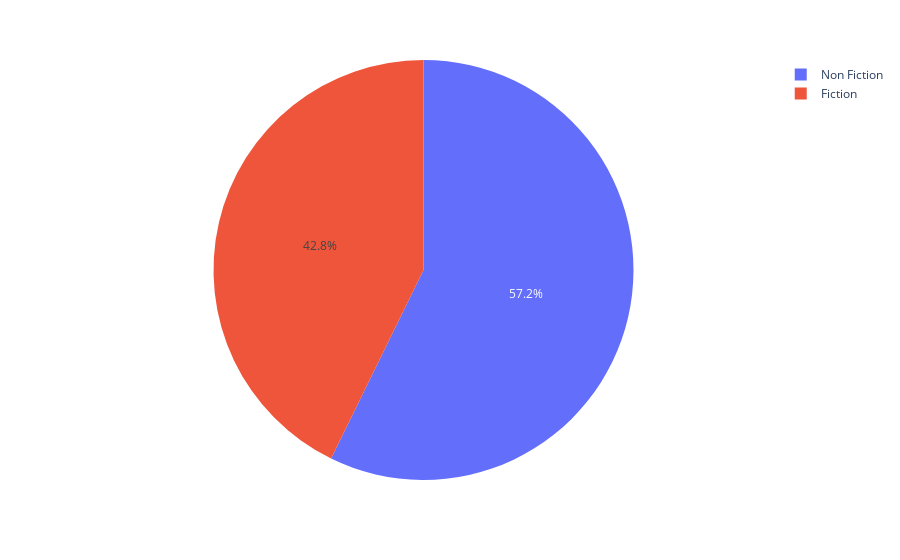

The cell this chart's notebook holds for it:
### Markdown cell above
### Welches Genre ist beliebter? War das schon immer so?

### Code cell
px.pie(df, names="Genre")

### Figure 1 — Plotly figure (JSON) as saved in the notebook; plotly's stock layout.template omitted (floating-point values rounded to 4 significant figures; data arrays with more than 128 entries replaced by an {"elided": "..."} marker saying what was removed)
{"data": [{"domain": {"x": [0, 1], "y": [0, 1]}, "hovertemplate": "Genre=%{label}<extra></extra>", "labels": {"elided": "538 str values"}, "legendgroup": "", "name": "", "showlegend": true, "type": "pie"}], "layout": {"legend": {"tracegroupgap": 0}, "margin": {"t": 60}}}
